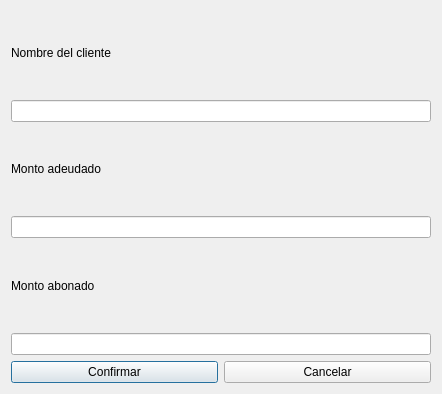
<?xml version="1.0" encoding="UTF-8"?>
<ui version="4.0">
 <class>pagosadd</class>
 <widget class="QDialog" name="pagosadd">
  <property name="geometry">
   <rect>
    <x>0</x>
    <y>0</y>
    <width>442</width>
    <height>394</height>
   </rect>
  </property>
  <property name="windowTitle">
   <string>Dialog</string>
  </property>
  <layout class="QVBoxLayout" name="verticalLayout_4">
   <item>
    <layout class="QVBoxLayout" name="verticalLayout">
     <item>
      <widget class="QLabel" name="label">
       <property name="text">
        <string>Nombre del cliente</string>
       </property>
      </widget>
     </item>
     <item>
      <widget class="QLineEdit" name="lineEdit_cliente"/>
     </item>
    </layout>
   </item>
   <item>
    <layout class="QVBoxLayout" name="verticalLayout_2">
     <item>
      <widget class="QLabel" name="label_2">
       <property name="text">
        <string>Monto adeudado</string>
       </property>
      </widget>
     </item>
     <item>
      <widget class="QLineEdit" name="lineEdit_deuda"/>
     </item>
    </layout>
   </item>
   <item>
    <layout class="QVBoxLayout" name="verticalLayout_3">
     <item>
      <widget class="QLabel" name="label_3">
       <property name="text">
        <string>Monto abonado</string>
       </property>
      </widget>
     </item>
     <item>
      <widget class="QLineEdit" name="lineEdit_abonado"/>
     </item>
    </layout>
   </item>
   <item>
    <layout class="QHBoxLayout" name="horizontalLayout">
     <item>
      <widget class="QPushButton" name="pushButton_Confirm">
       <property name="text">
        <string>Confirmar</string>
       </property>
      </widget>
     </item>
     <item>
      <widget class="QPushButton" name="pushButton_Cancel">
       <property name="text">
        <string>Cancelar</string>
       </property>
      </widget>
     </item>
    </layout>
   </item>
  </layout>
 </widget>
 <resources/>
 <connections/>
</ui>
